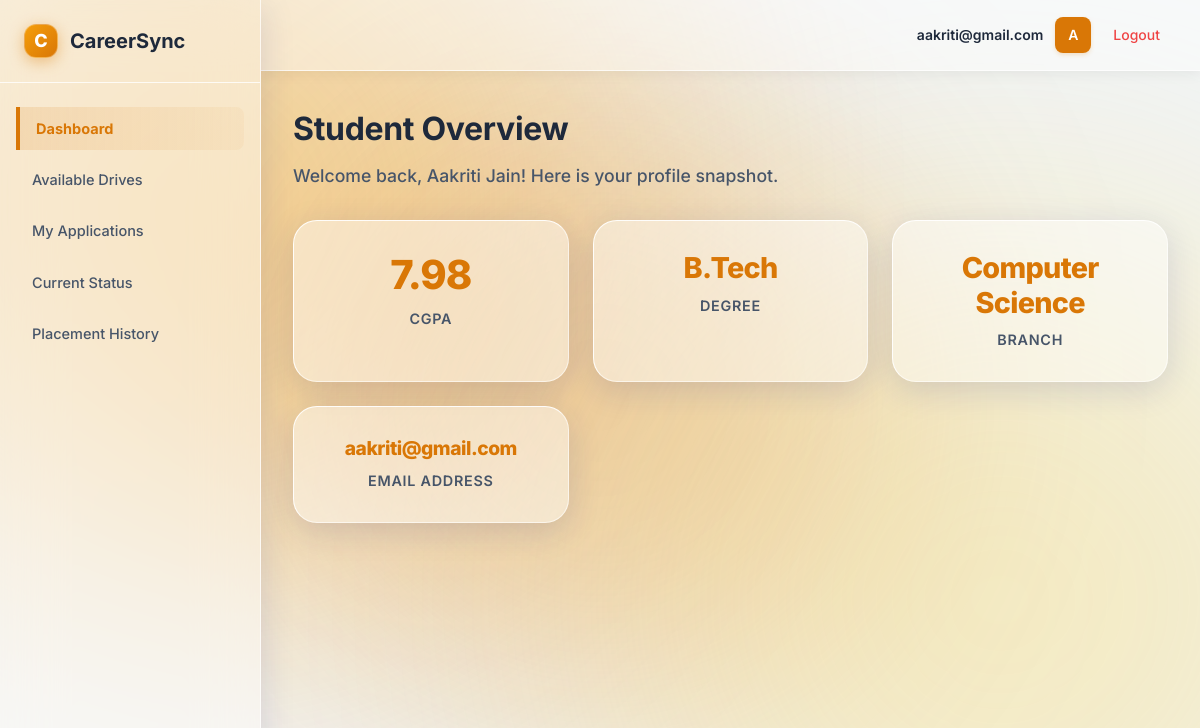
The page /student/dashboard (signed in) on the database its author committed.
### models.py (models this page shows)
class Student(db.Model):
    id = db.Column(db.Integer, primary_key = True)
    full_name = db.Column(db.String(100), nullable = False)
    email = db.Column(db.String(100), nullable = False, unique = True)
    pass_hash = db.Column(db.String(100), nullable = False )
    phone_number = db.Column(db.Integer, nullable = False)
    degree = db.Column(db.String(100), nullable = False)
    branch = db.Column(db.String(100), nullable = False)
    cgpa = db.Column(db.Float, nullable = False)
    skills = db.Column(db.String(100), nullable = False)
    resume_filename = db.Column(db.String(100), nullable = False)
    is_active = db.Column(db.Boolean, default = True)
    internship_experience = db.Column(db.String(100))
    co_curricular_achievements = db.Column(db.String(100))
    created_at = db.Column(db.DateTime, default = datetime.now(UTC))
    applications = db.relationship('Application', backref = 'student', lazy = True)
    placements = db.relationship('Placement', backref = 'student', lazy = True)

### app.py (the view)
@app.route("/student/dashboard")
def student_dashboard():
    if not student_logged_in():
        flash("Unauthorized access.")
        return redirect(url_for("login"))
    student = Student.query.get_or_404(session["user_id"])
    applications = Application.query.filter_by(student_id = student.id).all()
    return render_template(
        "student_dashboard.html",
        student = student,
        applications = applications)

### app.py (called while the page is built)
def student_logged_in():
    return "user_id" in session and session.get("role") =="student"

### templates/student_dashboard.html (shortened to what this page needs)
{% extends "base.html" %}
{% block content %}
<h1>Student Overview</h1>
<p style="color: var(--text-muted); margin-bottom: 30px; font-size: 1.1rem;">Welcome back, {{ student.full_name }}! Here is your profile snapshot.</p>
<div class="dashboard-grid">
    <div class="stat-card">
        <div class="stat-value" style="font-size: 2.5rem;">{{ student.cgpa }}</div>
        <div class="stat-label">CGPA</div>
    </div>
    <div class="stat-card">
        <div class="stat-value">{{ student.degree }}</div>
        <div class="stat-label">Degree</div>
    </div>
    <div class="stat-card">
        <div class="stat-value">{{ student.branch }}</div>
        <div class="stat-label">Branch</div>
    </div>
    <div class="stat-card">
        <div class="stat-value" style="font-size: 1.2rem;">{{ student.email }}</div>
        <div class="stat-label">Email Address</div>
    </div>
</div>
{% endblock %}

### templates/base.html (shortened to what this page needs)
<!DOCTYPE html>
<html lang="en">
<head>
</head>
<body>
    <div class="bg-orb"></div>
    <div class="app-layout">
        {% block sidebar %}
        <aside class="sidebar">
            <div class="sidebar-header">
                <div class="logo-icon">C</div>
                CareerSync
            </div>
            <nav class="sidebar-nav">
                {% if session.get('role') == 'admin' %}
                <a href="{{ url_for('admin_dashboard') }}" class="{{ 'active' if request.endpoint == 'admin_dashboard' else '' }}">Dashboard</a>
                <a href="{{ url_for('admin_companies') }}" class="{{ 'active' if request.endpoint == 'admin_companies' else '' }}">Manage Companies</a>
                <a href="{{ url_for('admin_drives') }}" class="{{ 'active' if request.endpoint == 'admin_drives' else '' }}">Placement Drives</a>
                <a href="{{ url_for('admin_students') }}" class="{{ 'active' if request.endpoint == 'admin_students' else '' }}">Manage Students</a>
                <a href="{{ url_for('admin_applications') }}" class="{{ 'active' if request.endpoint == 'admin_applications' else '' }}">View Applications</a>
                <a href="{{ url_for('admin_placements') }}" class="{{ 'active' if request.endpoint == 'admin_placements' else '' }}">Placement History</a>
                <a href="{{ url_for('admin_change_password') }}" class="{{ 'active' if request.endpoint == 'admin_change_password' else '' }}">Change Password</a>
                {% elif session.get('role') == 'student' %}
                <a href="{{ url_for('student_dashboard') }}" class="{{ 'active' if request.endpoint == 'student_dashboard' else '' }}">Dashboard</a>
                <a href="{{ url_for('student_drives') }}" class="{{ 'active' if request.endpoint == 'student_drives' else '' }}">Available Drives</a>
                <a href="{{ url_for('student_applications') }}" class="{{ 'active' if request.endpoint == 'student_applications' else '' }}">My Applications</a>
                <a href="{{ url_for('student_status') }}" class="{{ 'active' if request.endpoint == 'student_status' else '' }}">Current Status</a>
                <a href="{{ url_for('student_history') }}" class="{{ 'active' if request.endpoint == 'student_history' else '' }}">Placement History</a>
                {% endif %}
            </nav>
        </aside>
        {% endblock %}
        <div class="main-wrapper">
            {% block topbar %}
            <header class="topbar">
                <div class="user-profile">
                    {% if session.get('role') %}
                    <span>{{ session.get('user_name', session.get('role') | title) }}</span>
                    <div class="user-avatar">{{ session.get('user_name', session.get('role'))[0] | upper }}</div>
                    <a href="{{ url_for('logout') }}" style="color: #ef4444; margin-left: 10px;">Logout</a>
                    {% else %}
                    <span>Guest User</span>
                    <div class="user-avatar" style="background:#cbd5e1; color: #475569;">G</div>
                    {% endif %}
                </div>
            </header>
            {% endblock %}
            {% block page_container %}
            <div class="container">
                {% block content %}{% endblock %}
            </div>
            {% endblock %}
        </div>
    </div>
</body>
</html>

### templates/student_dashboard.html (style rules this page uses)
.dashboard-grid { display: grid; grid-template-columns: repeat(auto-fit, minmax(240px, 1fr)); gap: 24px; margin-top: 24px; }
.stat-card { background: var(--bg-glass); backdrop-filter: blur(30px); -webkit-backdrop-filter: blur(30px); border-radius: var(--radius-lg); padding: 30px 24px; border: 1px solid var(--border-glass); border-top: 1px solid rgba(255, 255, 255, 0.9); border-left: 1px solid rgba(255, 255, 255, 0.9); box-shadow: var(--shadow-glass); text-align: center; transition: transform 0.2s ease, box-shadow 0.2s ease; }
.stat-value { font-size: 1.8rem; font-weight: 800; color: var(--primary); margin-bottom: 8px; line-height: 1.2; letter-spacing: -0.025em; }
.stat-label { font-size: 0.9rem; font-weight: 600; color: var(--text-muted); text-transform: uppercase; letter-spacing: 0.05em; }

### rows shown on the page
Student: get "aakriti@gmail.com", full_name "Aakriti Jain", cgpa "7.98", degree "B.Tech", branch "Computer Science", email "aakriti@gmail.com"

### other values the page prints
{{ session.get('user_name', session.get('role'))[0] | upper }} "A"
